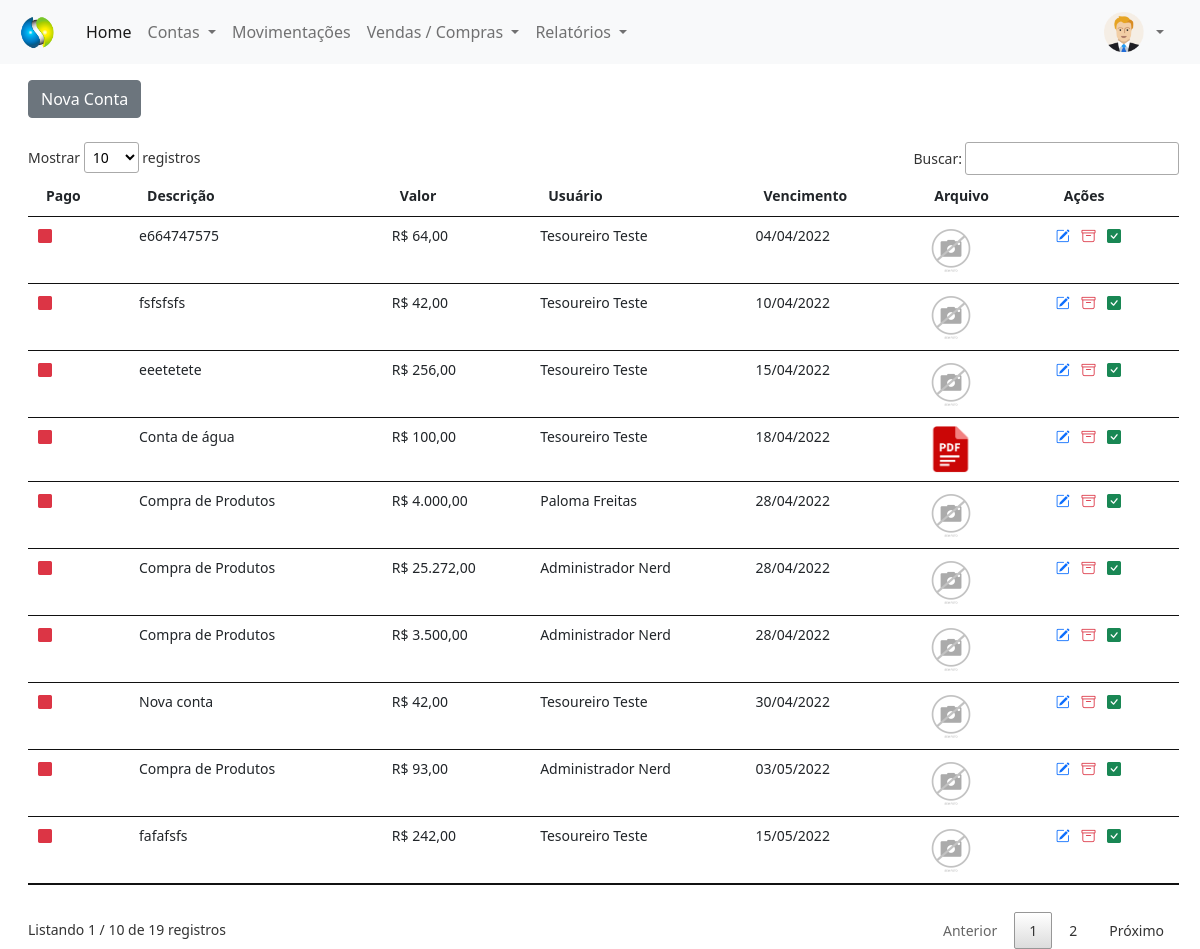
The page /painel-tesoureiro/index.php?pagina=contas_pagar (signed in) on the database its author committed.
### tables this page shows
CREATE TABLE `contas_pagar` (
  `id` int(11) NOT NULL,
  `descricao` varchar(100) NOT NULL,
  `valor` decimal(8,2) NOT NULL,
  `usuario` int(11) NOT NULL,
  `pago` varchar(5) NOT NULL,
  `data` date NOT NULL,
  `vencimento` date NOT NULL,
  `arquivo` varchar(150) DEFAULT NULL,
  `id_compra` int(11) NOT NULL
);

CREATE TABLE `usuarios` (
  `id` int(11) NOT NULL,
  `nome` varchar(80) NOT NULL,
  `email` varchar(80) NOT NULL,
  `cpf` varchar(15) NOT NULL,
  `senha` varchar(20) NOT NULL,
  `nivel` varchar(20) NOT NULL
);

### painel-tesoureiro/contas_pagar.php (the view, shortened to what this page needs)
<?php
$pag = 'contas_pagar';
require_once('../conexao.php');
?>
<a href="index.php?pagina=<?php echo $pag ?>&funcao=novo" type="button" class="btn btn-secondary mt-2">Nova Conta</a>
<div class="mt-4" style="margin-right:25px">
    <?php
    $query = $pdo->query("SELECT * from contas_pagar order by pago asc, vencimento asc");
    $res = $query->fetchAll(PDO::FETCH_ASSOC);
    $total_reg = @count($res);
    if ($total_reg > 0) {
    ?>
        <small>
            <table id="usuarios" class="table table-hover my-4" style="width:100%">
                <thead>
                    <tr>
                        <th>Pago</th>
                        <th>Descrição</th>
                        <th>Valor</th>
                        <th>Usuário</th>
                        <th>Vencimento</th>
                        <th>Arquivo</th>
                        <th>Ações</th>
                    </tr>
                </thead>
                <tbody>
                    <?php
                    for ($i = 0; $i < $total_reg; $i++) {
                        $id_usu = $res[$i]['usuario'];
                        $query2 = $pdo->query("SELECT * from usuarios where id = '$id_usu'");
                        $res2 = $query2->fetchAll(PDO::FETCH_ASSOC);
                        $nome_usu = $res2[0]['nome'];
                        $vencimento = $res[$i]['vencimento'];
                        if ($res[$i]['pago'] == 'Sim') {
                            $classe = 'text-success';
                        } else {
                            $classe = 'text-danger';
                        }
                        $extensao = strchr($res[$i]['arquivo'], '.');
                        if ($extensao == '.pdf') {
                            $arquivo_pasta = 'pdf.png';
                        } else {
                            $arquivo_pasta = $res[$i]['arquivo'];
                        }
                    ?>
                        <tr>
                            <td>
                                <i class="bi bi-square-fill <?php echo $classe; ?>"></i>
                            </td>
                            <td>
                                <?php echo $res[$i]['descricao']; ?>
                            </td>
                            <td>
                                R$ <?php echo number_format($res[$i]['valor'], 2, ',', '.'); ?>
                            </td>
                            <td><?php echo $nome_usu ?></td>
                            <td>
                                <?php echo implode('/', array_reverse(explode('-', $vencimento)));
                                ?>
                            </td>
                            <td>
                                <a href="../img/<?php echo $pag ?>/<?php echo $res[$i]['arquivo'] ?>" type="button" title="Ver Arquivo" style="text-decoration: none" target="_blank">
                                    <img src="../img/<?php echo $pag ?>/<?php echo $arquivo_pasta ?>" width="50px">
                                </a>
                            </td>
                            <td>
                                <?php
                                if ($res[$i]['pago'] != 'Sim') {
                                ?>
                                    <a href="index.php?pagina=<?php echo $pag ?>&funcao=editar&id=<?php echo $res[$i]['id'] ?>" title="Editar Registro" style="text-decoration: none">
                                        <i class="bi bi-pencil-square text-primary me-2"></i>
                                    </a>
                                    <a href="index.php?pagina=<?php echo $pag ?>&funcao=deletar&id=<?php echo $res[$i]['id']; ?>" title="Excluir Registro" style="text-decoration: none">
                                        <i class="bi bi-archive text-danger me-2"></i>
                                    </a>
                                    <a href="index.php?pagina=<?php echo $pag ?>&funcao=baixar&id=<?php echo $res[$i]['id']; ?>" title="Baixar Registro">
                                        <i class="bi bi-check-square-fill text-success me-2" style="text-decoration: none"></i>
                                    </a>
                                <?php } ?>
                            </td>
                        </tr>
                    <?php }
                    ?>
                </tbody>
            </table>
        </small>
    <?php } else {
        echo "Não existem dados para serem exibidos!";
    } ?>
</div>

### rows shown on the page
contas_pagar: descricao "e664747575", valor "64,00", usuarios.nome "Tesoureiro Teste", vencimento "04/04/2022", arquivo (picture)
contas_pagar: descricao "fsfsfsfs", valor "42,00", usuarios.nome "Tesoureiro Teste", vencimento "10/04/2022", arquivo (picture)
contas_pagar: descricao "eeetetete", valor "256,00", usuarios.nome "Tesoureiro Teste", vencimento "15/04/2022", arquivo (picture)
contas_pagar: descricao "Conta de água", valor "100,00", usuarios.nome "Tesoureiro Teste", vencimento "18/04/2022", shows a picture
contas_pagar: descricao "Compra de Produtos", valor "4.000,00", usuarios.nome "Paloma Freitas", vencimento "28/04/2022", arquivo (picture)
contas_pagar: descricao "Compra de Produtos", valor "25.272,00", usuarios.nome "Administrador Nerd", vencimento "28/04/2022", arquivo (picture)
contas_pagar: descricao "Compra de Produtos", valor "3.500,00", usuarios.nome "Administrador Nerd", vencimento "28/04/2022", arquivo (picture)
contas_pagar: descricao "Nova conta", valor "42,00", usuarios.nome "Tesoureiro Teste", vencimento "30/04/2022", arquivo (picture)
contas_pagar: descricao "Compra de Produtos", valor "93,00", usuarios.nome "Administrador Nerd", vencimento "03/05/2022", arquivo (picture)
contas_pagar: descricao "fafafsfs", valor "242,00", usuarios.nome "Tesoureiro Teste", vencimento "15/05/2022", arquivo (picture)
